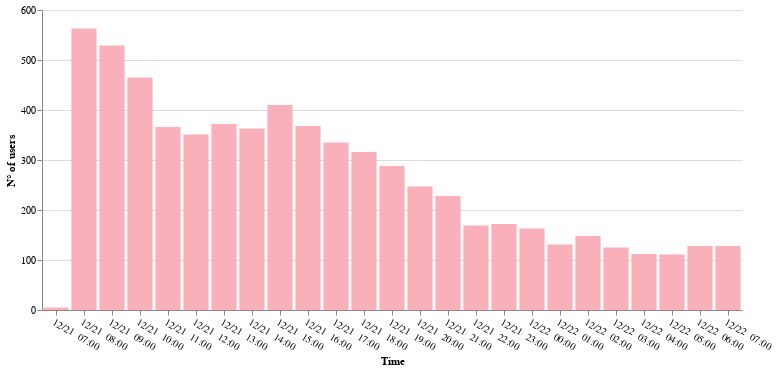

Notebook source saved alongside this figure:
### Code cell
alt.Chart(hourly_stats_df).mark_bar().encode(
    x=cols_dict['HR'],
    y=cols_dict['TOT_USERS'],
    tooltip=[cols_dict['HR'],cols_dict['TOT_USERS']]
).configure_mark(
    color='#fab0ba'
).properties(width=700).configure_axisX(
    labelAngle=30
).configure_view(strokeOpacity=0).interactive()

### Figure 1 — Vega-Lite specification as saved in the notebook (floating-point values rounded to 4 significant figures)
{"config": {"view": {"continuousWidth": 400, "continuousHeight": 300, "strokeOpacity": 0}, "axisX": {"labelAngle": 30}, "mark": {"color": "#fab0ba"}}, "data": {"name": "data-51db0147d6fc83a78a194f00d9b36757"}, "mark": "bar", "encoding": {"tooltip": [{"field": "Time", "type": "nominal"}, {"field": "N° of users", "type": "quantitative"}], "x": {"field": "Time", "type": "nominal"}, "y": {"field": "N° of users", "type": "quantitative"}}, "selection": {"selector032": {"type": "interval", "bind": "scales", "encodings": ["x", "y"]}}, "width": 700, "$schema": "https://vega.github.io/schema/vega-lite/v4.17.0.json", "datasets": {"data-51db0147d6fc83a78a194f00d9b36757": [{"Amount deposited": 232800.0, "N° of deposit txs": 148, "N° of depositing users": 140, "Time": "12/22  02:00", "Net amount deposited": 187300.0, "N° of txs": 156, "N° of users": 148, "Withdrawn amount": 45500.0, "N° of withdraw txs": 8, "N° of withdrawing users": 8}, {"Amount deposited": 1443000.0, "N° of deposit txs": 615, "N° of depositing users": 547, "Time": "12/21  08:00", "Net amount deposited": 1437000.0, "N° of txs": 632, "N° of users": 563, "Withdrawn amount": 5456.0, "N° of withdraw txs": 17, "N° of withdrawing users": 16}, {"Amount deposited": 1250000.0, "N° of deposit txs": 295, "N° of depositing users": 278, "Time": "12/21  19:00", "Net amount deposited": 1206000.0, "N° of txs": 305, "N° of users": 288, "Withdrawn amount": 44120.0, "N° of withdraw txs": 10, "N° of withdrawing users": 10}, {"Amount deposited": 432400.0, "N° of deposit txs": 141, "N° of depositing users": 129, "Time": "12/22  01:00", "Net amount deposited": 432000.0, "N° of txs": 143, "N° of users": 131, "Withdrawn amount": 333.0, "N° of withdraw txs": 2, "N° of withdrawing users": 2}, {"Amount deposited": 303000.0, "N° of deposit txs": 176, "N° of depositing users": 165, "Time": "12/21  22:00", "Net amount deposited": 289700.0, "N° of txs": 180, "N° of users": 169, "Withdrawn amount": 13260.0, "N° of withdraw txs": 4, "N° of withdrawing users": 4}, {"Amount deposited": 379600.0, "N° of deposit txs": 119, "N° of depositing users": 106, "Time": "12/22  05:00", "Net amount deposited": 335500.0, "N° of txs": 124, "N° of users": 111, "Withdrawn amount": 44090.0, "N° of withdraw txs": 5, "N° of withdrawing users": 5}, {"Amount deposited": 19250.0, "N° of deposit txs": 5, "N° of depositing users": 5, "Time": "12/21  07:00", "Net amount deposited": 19250.0, "N° of txs": 5, "N° of users": 5, "Withdrawn amount": 0.0, "N° of withdraw txs": 0, "N° of withdrawing users": 0}, {"Amount deposited": 891600.0, "N° of deposit txs": 426, "N° of depositing users": 397, "Time": "12/21  15:00", "Net amount deposited": 855800.0, "N° of txs": 439, "N° of users": 410, "Withdrawn amount": 35800.0, "N° of withdraw txs": 13, "N° of withdrawing users": 13}, {"Amount deposited": 249300.0, "N° of deposit txs": 119, "N° of depositing users": 109, "Time": "12/22  04:00", "Net amount deposited": 235300.0, "N° of txs": 122, "N° of users": 112, "Withdrawn amount": 14010.0, "N° of withdraw txs": 3, "N° of withdrawing users": 3}, {"Amount deposited": 1094000.0, "N° of deposit txs": 481, "N° of depositing users": 455, "Time": "12/21  10:00", "Net amount deposited": 929800.0, "N° of txs": 492, "N° of users": 465, "Withdrawn amount": 163700.0, "N° of withdraw txs": 11, "N° of withdrawing users": 10}, {"Amount deposited": 398000.0, "N° of deposit txs": 128, "N° of depositing users": 123, "Time": "12/22  07:00", "Net amount deposited": 392000.0, "N° of txs": 134, "N° of users": 128, "Withdrawn amount": 5976.0, "N° of withdraw txs": 6, "N° of withdrawing users": 5}, {"Amount deposited": 1763000.0, "N° of deposit txs": 585, "N° of depositing users": 518, "Time": "12/21  09:00", "Net amount deposited": 1751000.0, "N° of txs": 596, "N° of users": 529, "Withdrawn amount": 12590.0, "N° of withdraw txs": 11, "N° of withdrawing users": 11}, {"Amount deposited": 413800.0, "N° of deposit txs": 363, "N° of depositing users": 343, "Time": "12/21  12:00", "Net amount deposited": -21800.0, "N° of txs": 371, "N° of users": 351, "Withdrawn amount": 435600.0, "N° of withdraw txs": 8, "N° of withdrawing users": 8}, {"Amount deposited": 474000.0, "N° of deposit txs": 383, "N° of depositing users": 356, "Time": "12/21  11:00", "Net amount deposited": 465400.0, "N° of txs": 393, "N° of users": 366, "Withdrawn amount": 8592.0, "N° of withdraw txs": 10, "N° of withdrawing users": 10}, {"Amount deposited": 703700.0, "N° of deposit txs": 252, "N° of depositing users": 239, "Time": "12/21  20:00", "Net amount deposited": 696500.0, "N° of txs": 260, "N° of users": 247, "Withdrawn amount": 7110.0, "N° of withdraw txs": 8, "N° of withdrawing users": 8}, {"Amount deposited": 747500.0, "N° of deposit txs": 347, "N° of depositing users": 329, "Time": "12/21  17:00", "Net amount deposited": 742600.0, "N° of txs": 353, "N° of users": 335, "Withdrawn amount": 4889.0, "N° of withdraw txs": 6, "N° of withdrawing users": 6}, {"Amount deposited": 252300.0, "N° of deposit txs": 127, "N° of depositing users": 114, "Time": "12/22  06:00", "Net amount deposited": -58030.0, "N° of txs": 141, "N° of users": 128, "Withdrawn amount": 310300.0, "N° of withdraw txs": 14, "N° of withdrawing users": 14}, {"Amount deposited": 306800.0, "N° of deposit txs": 181, "N° of depositing users": 168, "Time": "12/21  23:00", "Net amount deposited": 297100.0, "N° of txs": 185, "N° of users": 172, "Withdrawn amount": 9689.0, "N° of withdraw txs": 4, "N° of withdrawing users": 4}, {"Amount deposited": 281000.0, "N° of deposit txs": 172, "N° of depositing users": 156, "Time": "12/22  00:00", "Net amount deposited": 279100.0, "N° of txs": 179, "N° of users": 163, "Withdrawn amount": 1945.0, "N° of withdraw txs": 7, "N° of withdrawing users": 7}, {"Amount deposited": 507100.0, "N° of deposit txs": 394, "N° of depositing users": 363, "Time": "12/21  16:00", "Net amount deposited": 499800.0, "N° of txs": 399, "N° of users": 368, "Withdrawn amount": 7300.0, "N° of withdraw txs": 5, "N° of withdrawing users": 5}, {"Amount deposited": 794300.0, "N° of deposit txs": 328, "N° of depositing users": 309, "Time": "12/21  18:00", "Net amount deposited": 748700.0, "N° of txs": 335, "N° of users": 316, "Withdrawn amount": 45580.0, "N° of withdraw txs": 7, "N° of withdrawing users": 7}, {"Amount deposited": 1484000.0, "N° of deposit txs": 377, "N° of depositing users": 351, "Time": "12/21  14:00", "Net amount deposited": 1473000.0, "N° of txs": 389, "N° of users": 363, "Withdrawn amount": 11270.0, "N° of withdraw txs": 12, "N° of withdrawing users": 12}, {"Amount deposited": 142300.0, "N° of deposit txs": 129, "N° of depositing users": 118, "Time": "12/22  03:00", "Net amount deposited": 138700.0, "N° of txs": 138, "N° of users": 125, "Withdrawn amount": 3564.0, "N° of withdraw txs": 9, "N° of withdrawing users": 7}, {"Amount deposited": 246900.0, "N° of deposit txs": 237, "N° of depositing users": 221, "Time": "12/21  21:00", "Net amount deposited": -161900.0, "N° of txs": 244, "N° of users": 228, "Withdrawn amount": 408800.0, "N° of withdraw txs": 7, "N° of withdrawing users": 7}, {"Amount deposited": 713500.0, "N° of deposit txs": 396, "N° of depositing users": 357, "Time": "12/21  13:00", "Net amount deposited": 371100.0, "N° of txs": 412, "N° of users": 372, "Withdrawn amount": 342300.0, "N° of withdraw txs": 16, "N° of withdrawing users": 15}]}}
